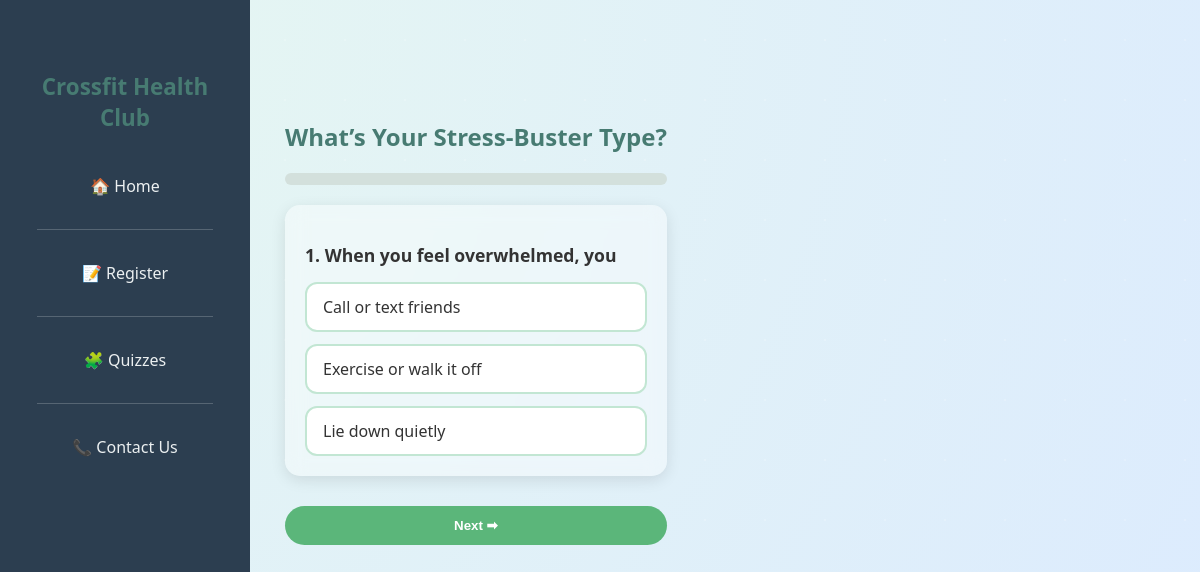
Screenshot of /quiz/2/ with the database file from the repository.
### registration/models.py (models this page shows, shortened)
class Quiz(models.Model):
    title = models.CharField(max_length=255)
    description = models.TextField(blank=True)

class Question(models.Model):
    quiz = models.ForeignKey(Quiz, on_delete=models.CASCADE, related_name='questions')
    text = models.TextField()

class Option(models.Model):
    question = models.ForeignKey(Question, on_delete=models.CASCADE, related_name='options')
    text = models.CharField(max_length=255)
    type = models.CharField(max_length=1, choices=[('A', 'A'), ('B', 'B'), ('C', 'C')])

### registration/views.py (the view, shortened to what this page needs)
# urls.py: path('quiz/<int:quiz_id>/', views.quiz_detail, name='quiz_detail'),
def quiz_detail(request, quiz_id):
    quiz = get_object_or_404(Quiz, id=quiz_id)
    questions = quiz.questions.prefetch_related('options').all()
    for q in questions:
        q.shuffled_options = list(q.options.all())
        random.shuffle(q.shuffled_options)
    return render(request, 'quiz/quiz_detail.html', {'quiz': quiz, 'questions': questions})

### registration/templates/quiz/quiz_detail.html (shortened to what this page needs)
{% extends "layout.html" %}
{% block content %}
<div class="quiz-container">
  <h2>{{ quiz.title }}</h2>
  <div class="progress">
  </div>
  <form method="post" id="quiz-form">
    {% for question in questions %}
      <div class="question-block" data-question="{{ forloop.counter0 }}" style="display: {% if forloop.first %}block{% else %}none{% endif %};">
        <p class="question-text"><strong>{{ forloop.counter }}. {{ question.text }}</strong></p>
        <div class="options">
          {% for option in question.shuffled_options %}
            <label class="option">
              {{ option.text }}
            </label>
          {% endfor %}
        </div>
      </div>
    {% endfor %}
    <div class="nav-buttons">
      <button type="button" class="btn next-btn">Next ➡</button>
    </div>
  </form>
</div>
{% endblock %}

### registration/templates/layout.html (style rules this page uses)
body { margin: 0; font-family: 'Segoe UI', sans-serif; background: #f5f9f8; color: #333; }

### registration/templates/quiz/quiz_detail.html (style rules this page uses)
body { background: radial-gradient(circle at top left, #e6f7f1, #dbeaff); min-height: 100vh; margin: 0; padding: 40px 15px; display: flex; justify-content: center; align-items: flex-start; flex-direction: column; }
body::before { content: ''; position: fixed; width: 200%; height: 200%; background: radial-gradient(circle, rgba(255,255,255,0.2) 1px, transparent 1px); background-size: 60px 60px; animation: moveDots 60s linear infinite; z-index: 0; }
.quiz-container { position: relative; z-index: 1; padding: 30px 20px; width: 100%; max-width: 700px; box-sizing: border-box; }
h2 { text-align: center; color: #477b72; margin-bottom: 20px; font-family: 'Segoe UI', sans-serif; }
.progress { background: #d3e0dc; border-radius: 50px; overflow: hidden; height: 12px; margin: 20px 0; }
.question-block { background: rgba(255, 255, 255, 0.4); border-radius: 15px; padding: 20px; margin-bottom: 20px; backdrop-filter: blur(10px); box-shadow: 0 4px 15px rgba(0,0,0,0.1); }
.question-text { font-size: 1.1rem; margin-bottom: 15px; color: #333; }
.options { display: flex; flex-direction: column; gap: 12px; }
.option { background: #ffffff; border: 2px solid #c2e6d3; border-radius: 12px; padding: 12px 16px; cursor: pointer; transition: all 0.3s ease; display: flex; align-items: center; }
.nav-buttons { display: flex; justify-content: space-between; gap: 10px; margin-top: 30px; flex-wrap: wrap; }
.btn { flex: 1 1 45%; padding: 12px 20px; border: none; border-radius: 40px; font-weight: bold; cursor: pointer; transition: all 0.3s ease; }
.next-btn, .submit-btn { background: #5bb67a; color: #fff; }

### rows the page displays
Quiz: title "What’s Your Stress-Buster Type?"
Question: text "When you feel overwhelmed, you"
Option: text "Call or text friends"
Option: text "Exercise or walk it off"
Option: text "Lie down quietly"
